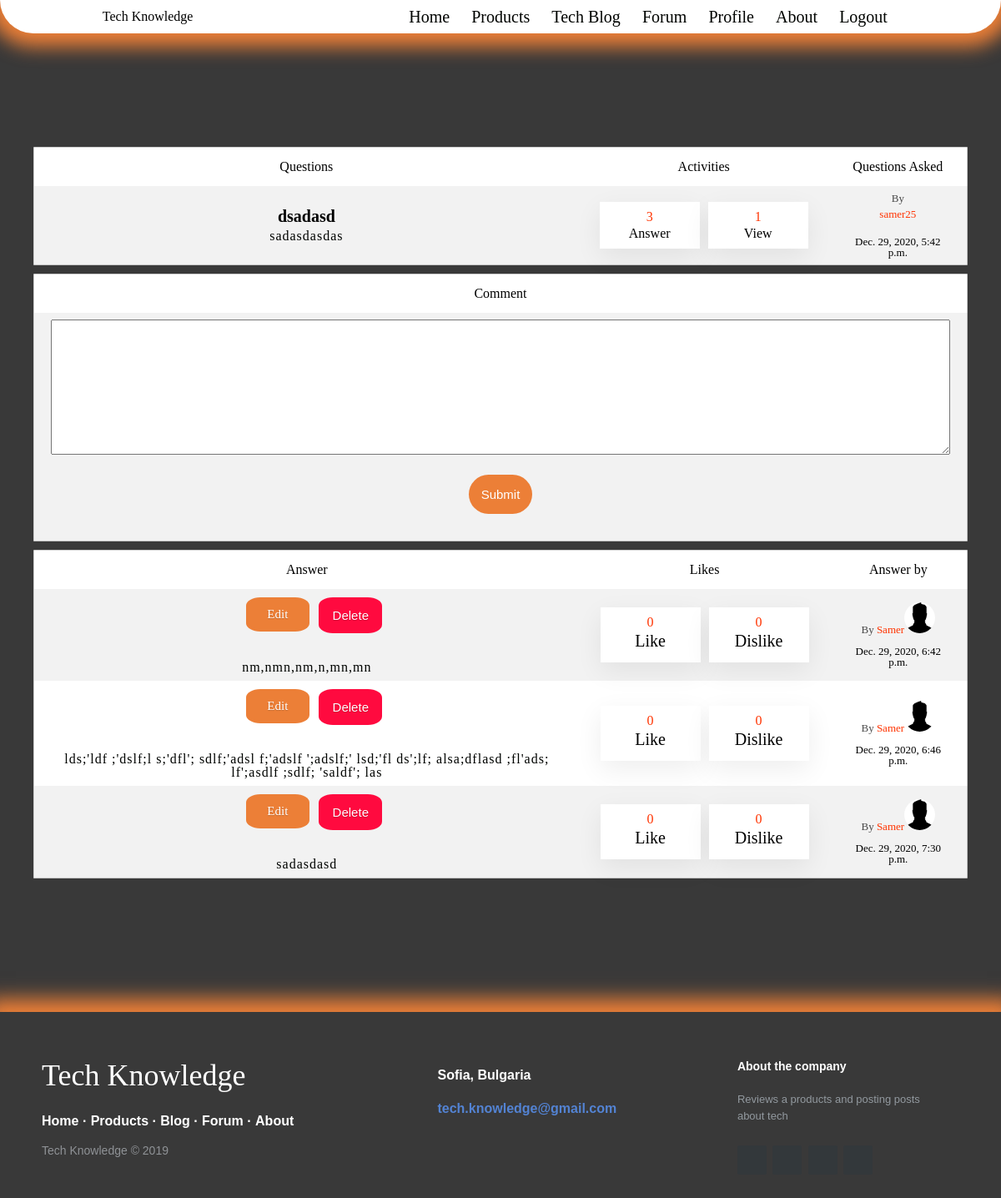
The page /forum/dsadasd-20201229174248/ (signed in) on the database its author committed.
### forum_app/models.py (models this page shows, shortened)
class Forum(models.Model):
    user = models.ForeignKey(User, on_delete=models.CASCADE)
    title = models.CharField(max_length=100)
    slug = models.SlugField(unique=True)
    desc = models.TextField()
    views_count = models.ManyToManyField(User, related_name='views')
    created_at = models.DateTimeField(auto_now_add=True)
    def save(self, *args, **kwargs):
        if self.pk is None:
            self.slug = slugify(self.title) + '-' + time.strftime("%Y%m%d%H%M%S")
        super(Forum, self).save(*args, **kwargs)

class Comment(models.Model):
    user = models.ForeignKey(User, on_delete=models.CASCADE)
    forum = models.ForeignKey(Forum, on_delete=models.CASCADE)
    desc = models.TextField()
    likes = models.ManyToManyField(User, related_name='like')
    dislikes = models.ManyToManyField(User, related_name='dislike')
    created_at = models.DateTimeField(auto_now_add=True)

### users/models.py (models this page shows)
class ProfileUser(models.Model):
    name = models.CharField(max_length=10, blank=True)
    profile_pic = models.ImageField(upload_to='profile_img', default='default.png', blank=True)
    bio = models.TextField(blank=True, )
    user = models.OneToOneField(User, on_delete=models.CASCADE, related_name='profile')

### forum_app/views.py (the view)
# urls.py: path('<slug:slug>/', ForumDetailView.as_view(), name='forum-detail'),
class ForumDetailView(DetailView):
    model = Forum
    template_name = 'forums/forum_detail.html'
    context_object_name = 'forum'
    def get_context_data(self, **kwargs):
        context = super().get_context_data(**kwargs)
        context['form_comment'] = CommentForm()
        return context
    def get_object(self):
        obj = super().get_object()
        user = self.request.user
        obj.views_count.add(user)
        obj.save()
        return obj

### forum_app/forms.py
class CommentForm(forms.Form):
    desc = forms.CharField(widget=forms.Textarea)

### templates/forums/forum_detail.html (shortened to what this page needs)
{% extends "common/site.html" %}
{% load static %}
{% block style %}
    <link rel="stylesheet" type="text/css" href="{% static 'css/forum.css' %}">
    <link rel="stylesheet" type="text/css" href="{% static 'css/forum_detail.css' %}">
{% endblock %}
{% block site_content %}
    <div class="content">
        <table class="table table-striped table-bordered table-hover table-condensed cols-3 custom_table">
            <thead>
            <tr>
                <th scope="col">Questions</th>
                <th scope="col">Activities</th>
                <th scope="col">Questions Asked</th>
            </tr>
            </thead>
            <tbody>
            <tr>
                <td>
                    <a>{{ forum.title }}</a>
                    <p class="desc">{{ forum.desc }}</p>
                </td>
                <td>
                    <ul class="activity_outer">
                        <li><strong>{{ forum.comment_set.count }}</strong><span>Answer</span></li>
                        <li><strong>{{ forum.views_count.count }}</strong><span>View</span></li>
                    </ul>
                </td>
                <td>
                    <div class="last_activity">By <a href="{% url 'profile' forum.user.profile.id %}"><span
                            class="user_name">{{ forum.user }}</span> </a>
                        <br>
                        <span class="time_ago">{{ forum.created_at }}</span>
                    </div>
                </td>
            </tr>
            </tbody>
        </table>
        <table class="table table-striped table-bordered table-hover table-condensed cols-3 custom_table">
            <thead>
            <tr>
                <th scope="col">Comment</th>
            </tr>
            </thead>
            <tbody>
            <tr>
                <td>
                    <form method="post" action="{% url 'add-comment' forum.id %}">
                        {{ form_comment.desc }}
                        <input class="button" type="submit" name="Add Comment">
                    </form>
                </td>
            </tr>
        </table>
        <table class="table table-striped table-bordered table-hover table-condensed cols-3 custom_table">
            <thead>
            <tr>
                <th scope="col">Answer</th>
                <th scope="col">Likes</th>
                <th scope="col">Answer by</th>
            </tr>
            </thead>
            <tbody>
            {% for comm in forum.comment_set.all %}
                <tr>
                    <td>
                        <div class="box-btn">
                            {% if request.user == comm.user %}
                                <a style="font-weight: normal;width: 50px; margin-top: 5px"
                                   class="crud-btn button-success"
                                   href="{% url 'edit-comment' comm.id %}">Edit</a>
                                <form method="post" action="{% url 'delete-comment' comm.id %}">
                                    <button style="background-color: #ff0a3f" class="crud-btn button-error"
                                            type="submit">Delete
                                    </button>
                                </form>
                            {% endif %}
                        </div>
                        <br>
                        <br>
                        <p class="desc">{{ comm.desc }}</p>
                    </td>
                    <td>
                        <ul class="activity_outer">
                            <li>
                                <strong>{{ comm.likes.count }}</strong>
                                <a style="font-weight: normal;font-size: 20px;"
                                   href="{% url 'like comment' comm.id %}"><span>Like</span></a>
                            </li>
                            <li><strong>{{ comm.dislikes.count }}</strong>
                                <a style="font-weight: normal;font-size: 20px;"
                                   href="{% url 'dislike comment' comm.id %}"><span>Dislike</span></a></li>
                        </ul>
                    </td>
                    <td>
                        <div class="last_activity">By <span class="user_name">{{ comm.user.profile.name }}<img
                                class="profile-min-pic" src="{{ forum.user.profile.profile_pic.url }}" alt=""> </span>
                            <br>
                            <br>
                            <span class="time_ago">{{ comm.created_at }}</span>
                        </div>
                    </td>
                </tr>
            {% endfor %}
            </tbody>
        </table>
    </div>
{% endblock %}

### static/css/forum.css (style rules this page uses)
.custom_table { width: 100%; padding: 0; max-width: 140vh; margin: 10px auto; border: 1px solid rgba(0, 0, 0, .2); border-collapse: collapse; background-color: white; }
.custom_table thead { color: #fff; background-color: white; }
.custom_table thead th { padding: 15px 20px; }
.custom_table tbody tr { transition: all .5s; }
.custom_table tbody tr:nth-child(odd) { background: rgba(0, 0, 0, .05) }
.custom_table tbody tr:nth-child(even) { background: #fff }
.custom_table tbody td { padding: 8px 20px; text-align: left; vertical-align: middle; }
.custom_table tbody td:first-child { width: 60% }
.custom_table tbody td:nth-child(2) { width: 25% }
.custom_table tbody td:nth-child(3) { width: 15%; text-align: center; }
.custom_table tbody td a { color: #000; font-size: 20px; font-weight: bold; margin-bottom: 6px; display: block; text-decoration: none; text-align: -webkit-center; }
.custom_table tbody td small, .last_activity { color: rgba(0, 0, 0, .7); font-size: 13px; display: block; text-align: center; }
.custom_table tbody td small a, .user_name { color: #ff3300; font-size: 13px; font-weight: normal; display: inline-block; margin-bottom: 0 }
.activity_outer { display: flex; margin: 0; padding: 0; justify-content: center; }
.activity_outer li { list-style: none; display: flex; flex-direction: column; align-items: center; padding: 10px 20px; background: #fff; margin: 5px; width: 50%; color: rgba(0, 0, 0, .5); min-width: 80px; -webkit-box-shadow: 0px 10px 32px 0px rgba(0, 0, 0, 0.07); -moz-box-shadow: 0px 10px 32px 0px rgba(0, 0, 0, 0.07); box-shadow: 0px 10px 32px 0px rgba(0, 0, 0, 0.07); }
.activity_outer li strong { margin-bottom: 4px; color: #ff3300 }
form { margin: auto; display: grid; color: white !important; width: revert; }
.button { margin-top: 35px; }
.button { width: 10vh; }
.button-success, .button-error { color: white; border-radius: 4px; padding: 10px; text-shadow: 0 1px 1px rgba(0, 0, 0, 0.2); margin: 10px; width: 12vh; }
.button-success { box-shadow: 0 0 0 3px #ec7f37; }
.button-error { box-shadow: 0 0 0 3px #ff0a3f; }
.profile-min-pic { border-radius: 50%; width: 37px; }
.desc { color: #000300; word-break: break-word !important; text-align: center; letter-spacing: 1px; }
.crud-btn { width: 70px; padding: 10px; background-color: #ec7f37; color: white !important; border-radius: 20%; margin: auto; border: none; font-size: 15px !important; }
textarea { padding: 5px; }

### static/css/forum_detail.css (style rules this page uses)
.profile-min-pic { border-radius: 50%; width: 37px; }

### static/css/clear.css (style rules this page uses)
html, body, div, span, applet, object, iframe, h1, h2, h3, h4, h5, h6, p, blockquote, pre, a, abbr, acronym, address, big, cite, code, del, dfn, em, img, ins, kbd, q, s, samp, small, strike, strong, sub, sup, tt, var, b, u, i, center, dl, dt, dd, ol, ul, li, fieldset, form, label, legend, table, caption, tbody, tfoot, thead, tr, th, td, article, aside, canvas, details, embed, figure, figcaption, footer, header, hgroup, menu, nav, output, ruby, section, summary, time, mark, audio, video { margin: 0; padding: 0; border: 0; color: black; font-size: 100%; font: inherit; text-decoration: none; vertical-align: baseline; }
body { line-height: 1; }
ol, ul { list-style: none; }
table { border-collapse: collapse; border-spacing: 0; }

### static/css/main.css (style rules this page uses)
html { scroll-behavior: smooth; }
body { background-color: #393939; }
.content { margin-top: 20vh; }
.content h1, p { color: white; }
.button { padding: 15px; text-align: center; width: fit-content; width: -moz-fit-content; margin: 24px auto; font-size: 15px; background-color: #ec7f37; border-radius: 50px; color: white; border: none; }
.box-btn { display: flex; width: 175px; margin: auto; }

### rows shown on the page
Forum: title "dsadasd", desc "sadasdasdas", comment_set.count "3", views_count.count "1", user "samer25", created_at "Dec. 29, 2020, 5:42 p.m."
Comment: shows "Edit", desc "nm,nmn,nm,n,mn,mn", likes.count "0", dislikes.count "0", user.profile.name "Samer", user.profile.profile_pic (placeholder picture), created_at "Dec. 29, 2020, 6:42 p.m."
Comment: shows "Edit", desc "lds;'ldf ;'dslf;l s;'dfl'; sdlf;'adsl f;'adslf ';adslf;' lsd;'fl ds';lf; alsa;dflasd ;fl'ads; lf';asdlf ;sdlf; 'saldf'; las", likes.count "0", dislikes.count "0", user.profile.name "Samer", user.profile.profile_pic (placeholder picture), created_at "Dec. 29, 2020, 6:46 p.m."
Comment: shows "Edit", desc "sadasdasd", likes.count "0", dislikes.count "0", user.profile.name "Samer", user.profile.profile_pic (placeholder picture), created_at "Dec. 29, 2020, 7:30 p.m."
